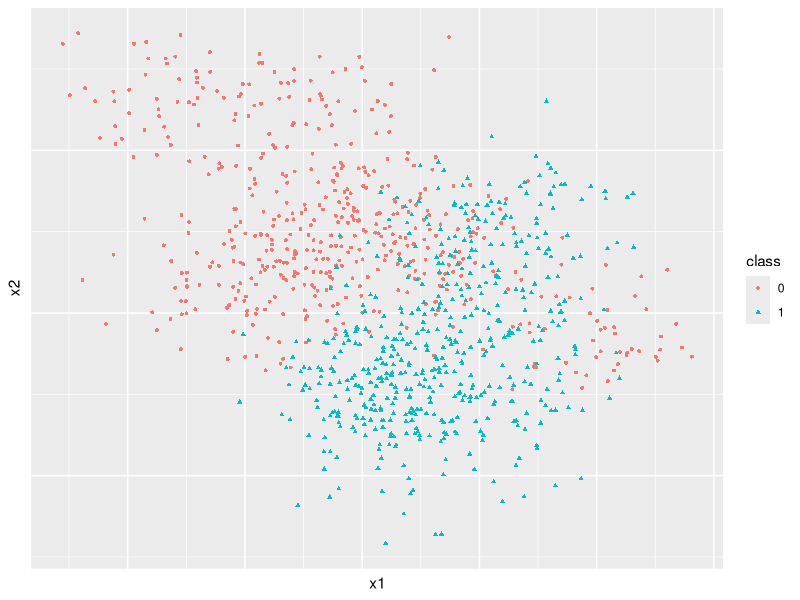
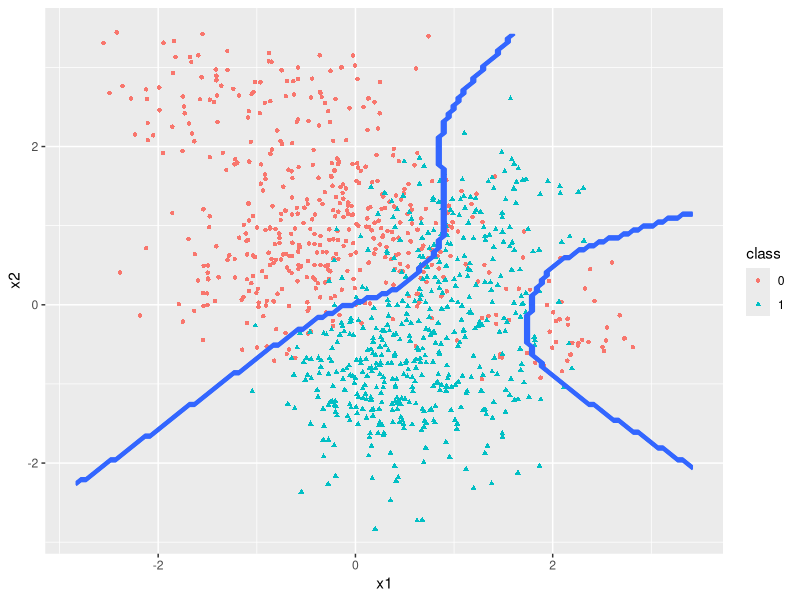

These figures' R source, in order: (Note: a time limit stopped this script after it produced the figures.)
################################################################################
# Load library
################################################################################
library(MASS) #mvrnorm
library(ggplot2) #plot

set.seed(123)
################################################################################
# Simulate data
################################################################################
# Draw 10 means for each class from a bivariate Gaussian distribution with 
# mu_0 = (0, 1) and mu_1 = (1, 0), and sigma_0 = sigma_1 = I (2x2)
sigma <- diag(2) #identity matrix 2x2
mu_sample_0 <- mvrnorm(n = 10, mu = c(0, 1), Sigma = sigma) #class 0
mu_sample_1 <- mvrnorm(n = 10, mu = c(1, 0), Sigma = sigma) #class 1 

# For each class, we draw 100 observations by (1) randomly selecting 1 in 10 above 
# means, and (2) generate a bivariate Gaussian distribution with the selected mean 
# and the covariance matrix I/5 (2x2).
generate_obs <- function(class_means, class_name, size, sigma) {
  sample_idx <- sample(1:10, size = size, replace = T) #randomly select the index
  sample_means <- class_means[sample_idx, ] #get the corresponding means by index
  obs <- t(apply(sample_means, 1, function(x) mvrnorm(n = 1, mu = x, Sigma = sigma)))
  obs <- cbind(obs, c(class_name)) #add class name to df
  obs <- as.data.frame(obs)
  names(obs) <- c("x1", "x2", "class")
  return (obs)
}

data_sample_0 <- generate_obs(mu_sample_0, class_name = 0, size = 500, #class 0
                              sigma = sigma/5)
data_sample_1 <- generate_obs(mu_sample_1, class_name = 1, size = 500, #class 1
                              sigma = sigma/5)
dt <- rbind(data_sample_0, data_sample_1) 
dt$class <- as.factor(as.character(dt$class))

# Plot
ggplot(data = dt, mapping = aes(x = x1, y = x2, colour = class, shape = class)) +
  geom_point(size = 1.0) +
  theme(axis.text = element_blank(),
        axis.ticks = element_blank())

################################################################################
# Construct the Bayes decision boundary
################################################################################
# Calculate P(x_i|y = 1) - P(x_i|y = 0)
range_of_x <- c(min(dt[, 1:2]), max(dt[, 1:2]))
points <- seq(range_of_x[1], range_of_x[2], 0.05)
grid <- expand.grid(points, points) # define a grid that covers the plot
err_vect <- vector() # vector that accumulates P(x_i|y = 1) - P(x_i|y = 0)

grid <- as.matrix(grid) 
for (i in 1:nrow(grid)) {
  x <- grid[i, ]
  x_err_0 <- 0
  x_err_1 <- 0
  for (j in 1:10) {
    m_0 <- mu_sample_0[j, ]
    x_err_0 <- x_err_0 + exp(-0.5 * t(x - m_0) %*% solve(sigma/5) %*% (x - m_0))
  }
  for (j in 1:10) {
    m_1 <- mu_sample_1[j, ]
    x_err_1 <- x_err_1 + exp(-0.5 * t(x - m_1) %*% solve(sigma/5) %*% (x - m_1))
  }
  x_err <- x_err_0 - x_err_1 
  err_vect <- c(err_vect, x_err)
}

grid <- as.data.frame(grid) #convert to df to store results
grid$prob <- err_vect # P(x_i|y = 0) - P(x_i|y = 1)
pred <- ifelse(grid$prob >= 0, 0, 1) # predict by following bayesian decision rule
grid$pred <- pred # add predicted class to df

ggplot() +
  geom_point(data = dt, mapping = aes(x = x1, y = x2, colour = class, shape = class), size = 1.2) +
  geom_contour(data = grid, mapping = aes(x = Var1, y = Var2, z = pred), size = 0.6)

################################################################################
# Compute the Bayes error rate
################################################################################
# Generate data
dt_0 <- generate_obs(mu_sample_0, class_name = 0, size = 50000, #class 0
                     sigma = sigma/5)
dt_1 <- generate_obs(mu_sample_1, class_name = 1, size = 50000, #class 0
                     sigma = sigma/5)
dt <- rbind(dt_0, dt_1)
head(dt)
summary(dt)

# Function to compute P(x_i|y = 0) - P(x_i|y = 1)
compute_prob <- function(dt, mean_0, mean_1, sigma_1, sigma_2){
  dt <- as.matrix(dt)
  prob <- vector()
  for (i in 1:nrow(dt)) {
    x <- dt[i, 1:2] #get observation
    x_prob_0 <- 0 #P(x_i|y = 0)
    x_prob_1 <- 0 #P(x_i|y = 1)
    
    for (j in 1:10) { # class 0
      m_0 <- mu_sample_0[j, ]
      x_prob_0 <- x_prob_0 + exp(-0.5 * t(x - m_0) %*% solve(diag(2)/5) %*% (x - m_0))
    }
    for (j in 1:10) { #class 1
      m_1 <- mu_sample_1[j, ]
      x_prob_1 <- x_prob_1 + exp(-0.5 * t(x - m_1) %*% solve(diag(2)/5) %*% (x - m_1))
    }
    x_prob <- x_prob_0 - x_prob_1 #P(x_i|y = 0) - #P(x_i|y = 1)
    prob <- c(prob, x_prob)
  }
  return (prob)
}

dt$prob <- compute_prob(dt, mu_sample_0, mu_sample_1)
pred <- ifelse(dt$prob >= 0, 0, 1) # predict by following bayesian decision rule
dt$pred <- pred # add predicted class to df
bayes_err <- mean(dt$pred != dt$class)
paste("Bayes error rate: ", bayes_err)
